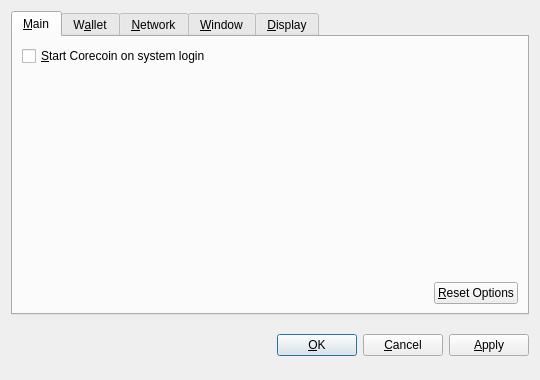
<?xml version="1.0" encoding="UTF-8"?>
<ui version="4.0">
 <class>OptionsDialog</class>
 <widget class="QDialog" name="OptionsDialog">
  <property name="geometry">
   <rect>
    <x>0</x>
    <y>0</y>
    <width>540</width>
    <height>380</height>
   </rect>
  </property>
  <property name="windowTitle">
   <string>Options</string>
  </property>
  <property name="modal">
   <bool>true</bool>
  </property>
  <layout class="QVBoxLayout" name="verticalLayout">
   <item>
    <widget class="QTabWidget" name="tabWidget">
     <property name="tabPosition">
      <enum>QTabWidget::North</enum>
     </property>
     <property name="currentIndex">
      <number>0</number>
     </property>
     <widget class="QWidget" name="tabMain">
      <attribute name="title">
       <string>&amp;Main</string>
      </attribute>
      <layout class="QVBoxLayout" name="verticalLayout_Main">
       <item>
        <widget class="QCheckBox" name="bitcoinAtStartup">
         <property name="toolTip">
          <string>Automatically start Corecoin after logging in to the system.</string>
         </property>
         <property name="text">
          <string>&amp;Start Corecoin on system login</string>
         </property>
        </widget>
       </item>
       <item>
        <spacer name="verticalSpacer_Main">
         <property name="orientation">
          <enum>Qt::Vertical</enum>
         </property>
         <property name="sizeHint" stdset="0">
          <size>
           <width>20</width>
           <height>40</height>
          </size>
         </property>
        </spacer>
       </item>
       <item>
        <layout class="QHBoxLayout" name="horizontalLayout_2_Main">
         <item>
          <spacer name="horizontalSpacer_2_Main">
           <property name="orientation">
            <enum>Qt::Horizontal</enum>
           </property>
           <property name="sizeHint" stdset="0">
            <size>
             <width>40</width>
             <height>20</height>
            </size>
           </property>
          </spacer>
         </item>
         <item>
          <widget class="QPushButton" name="resetButton">
           <property name="toolTip">
            <string>Reset all client options to default.</string>
           </property>
           <property name="text">
            <string>&amp;Reset Options</string>
           </property>
           <property name="autoDefault">
            <bool>false</bool>
           </property>
          </widget>
         </item>
        </layout>
       </item>
      </layout>
     </widget>
     <widget class="QWidget" name="tabWallet">
      <attribute name="title">
       <string>W&amp;allet</string>
      </attribute>
      <layout class="QVBoxLayout" name="verticalLayout_Network">
       <item>
        <widget class="QLabel" name="transactionFeeInfoLabel">
         <property name="text">
          <string>Optional transaction fee per kB that helps make sure your transactions are processed quickly. Most transactions are 1 kB.</string>
         </property>
         <property name="textFormat">
          <enum>Qt::PlainText</enum>
         </property>
         <property name="wordWrap">
          <bool>true</bool>
         </property>
        </widget>
       </item>
       <item>
        <layout class="QHBoxLayout" name="horizontalLayout_1_Main">
         <item>
          <widget class="QLabel" name="transactionFeeLabel">
           <property name="text">
            <string>Pay transaction &amp;fee</string>
           </property>
           <property name="textFormat">
            <enum>Qt::PlainText</enum>
           </property>
           <property name="buddy">
            <cstring>transactionFee</cstring>
           </property>
          </widget>
         </item>
         <item>
          <widget class="BitcoinAmountField" name="transactionFee"/>
         </item>
         <item>
          <spacer name="horizontalSpacer_1_Main">
           <property name="orientation">
            <enum>Qt::Horizontal</enum>
           </property>
           <property name="sizeHint" stdset="0">
            <size>
             <width>40</width>
             <height>20</height>
            </size>
           </property>
          </spacer>
         </item>
        </layout>
       </item>
       <item>
        <widget class="QLabel" name="label">
         <property name="text">
          <string>If you disable the spending of unconfirmed change, the change from a transaction cannot be used until that transaction has at least one confirmation. This also affects how your balance is computed.</string>
         </property>
         <property name="wordWrap">
          <bool>true</bool>
         </property>
        </widget>
       </item>
       <item>
        <widget class="QCheckBox" name="spendZeroConfChange">
         <property name="text">
          <string>Spend unconfirmed change  (experts only)</string>
         </property>
        </widget>
       </item>
       <item>
        <spacer name="verticalSpacer">
         <property name="orientation">
          <enum>Qt::Vertical</enum>
         </property>
         <property name="sizeHint" stdset="0">
          <size>
           <width>20</width>
           <height>40</height>
          </size>
         </property>
        </spacer>
       </item>
      </layout>
     </widget>
     <widget class="QWidget" name="tabNetwork">
      <attribute name="title">
       <string>&amp;Network</string>
      </attribute>
      <layout class="QVBoxLayout" name="verticalLayout_Network">
       <item>
        <widget class="QCheckBox" name="mapPortUpnp">
         <property name="toolTip">
          <string>Automatically open the Corecoin client port on the router. This only works when your router supports UPnP and it is enabled.</string>
         </property>
         <property name="text">
          <string>Map port using &amp;UPnP</string>
         </property>
        </widget>
       </item>
       <item>
        <widget class="QCheckBox" name="connectSocks">
         <property name="toolTip">
          <string>Connect to the Corecoin network through a SOCKS proxy (e.g. when connecting through Tor).</string>
         </property>
         <property name="text">
          <string>&amp;Connect through SOCKS proxy:</string>
         </property>
        </widget>
       </item>
       <item>
        <layout class="QHBoxLayout" name="horizontalLayout_Network">
         <item>
          <widget class="QLabel" name="proxyIpLabel">
           <property name="text">
            <string>Proxy &amp;IP:</string>
           </property>
           <property name="textFormat">
            <enum>Qt::PlainText</enum>
           </property>
           <property name="buddy">
            <cstring>proxyIp</cstring>
           </property>
          </widget>
         </item>
         <item>
          <widget class="QValidatedLineEdit" name="proxyIp">
           <property name="maximumSize">
            <size>
             <width>140</width>
             <height>16777215</height>
            </size>
           </property>
           <property name="toolTip">
            <string>IP address of the proxy (e.g. 127.0.0.1)</string>
           </property>
          </widget>
         </item>
         <item>
          <widget class="QLabel" name="proxyPortLabel">
           <property name="text">
            <string>&amp;Port:</string>
           </property>
           <property name="textFormat">
            <enum>Qt::PlainText</enum>
           </property>
           <property name="buddy">
            <cstring>proxyPort</cstring>
           </property>
          </widget>
         </item>
         <item>
          <widget class="QLineEdit" name="proxyPort">
           <property name="maximumSize">
            <size>
             <width>55</width>
             <height>16777215</height>
            </size>
           </property>
           <property name="toolTip">
            <string>Port of the proxy (e.g. 9050)</string>
           </property>
          </widget>
         </item>
         <item>
          <widget class="QLabel" name="socksVersionLabel">
           <property name="text">
            <string>SOCKS &amp;Version:</string>
           </property>
           <property name="textFormat">
            <enum>Qt::PlainText</enum>
           </property>
           <property name="buddy">
            <cstring>socksVersion</cstring>
           </property>
          </widget>
         </item>
         <item>
          <widget class="QValueComboBox" name="socksVersion">
           <property name="toolTip">
            <string>SOCKS version of the proxy (e.g. 5)</string>
           </property>
          </widget>
         </item>
         <item>
          <spacer name="horizontalSpacer_Network">
           <property name="orientation">
            <enum>Qt::Horizontal</enum>
           </property>
           <property name="sizeHint" stdset="0">
            <size>
             <width>40</width>
             <height>20</height>
            </size>
           </property>
          </spacer>
         </item>
        </layout>
       </item>
       <item>
        <spacer name="verticalSpacer_Network">
         <property name="orientation">
          <enum>Qt::Vertical</enum>
         </property>
         <property name="sizeHint" stdset="0">
          <size>
           <width>20</width>
           <height>40</height>
          </size>
         </property>
        </spacer>
       </item>
      </layout>
     </widget>
     <widget class="QWidget" name="tabWindow">
      <attribute name="title">
       <string>&amp;Window</string>
      </attribute>
      <layout class="QVBoxLayout" name="verticalLayout_Window">
       <item>
        <widget class="QCheckBox" name="minimizeToTray">
         <property name="toolTip">
          <string>Show only a tray icon after minimizing the window.</string>
         </property>
         <property name="text">
          <string>&amp;Minimize to the tray instead of the taskbar</string>
         </property>
        </widget>
       </item>
       <item>
        <widget class="QCheckBox" name="minimizeOnClose">
         <property name="toolTip">
          <string>Minimize instead of exit the application when the window is closed. When this option is enabled, the application will be closed only after selecting Quit in the menu.</string>
         </property>
         <property name="text">
          <string>M&amp;inimize on close</string>
         </property>
        </widget>
       </item>
       <item>
        <spacer name="verticalSpacer_Window">
         <property name="orientation">
          <enum>Qt::Vertical</enum>
         </property>
         <property name="sizeHint" stdset="0">
          <size>
           <width>20</width>
           <height>40</height>
          </size>
         </property>
        </spacer>
       </item>
      </layout>
     </widget>
     <widget class="QWidget" name="tabDisplay">
      <attribute name="title">
       <string>&amp;Display</string>
      </attribute>
      <layout class="QVBoxLayout" name="verticalLayout_Display">
       <item>
        <layout class="QHBoxLayout" name="horizontalLayout_1_Display">
         <item>
          <widget class="QLabel" name="langLabel">
           <property name="text">
            <string>User Interface &amp;language:</string>
           </property>
           <property name="textFormat">
            <enum>Qt::PlainText</enum>
           </property>
           <property name="buddy">
            <cstring>lang</cstring>
           </property>
          </widget>
         </item>
         <item>
          <widget class="QValueComboBox" name="lang">
           <property name="toolTip">
            <string>The user interface language can be set here. This setting will take effect after restarting Corecoin.</string>
           </property>
          </widget>
         </item>
        </layout>
       </item>
       <item>
        <layout class="QHBoxLayout" name="horizontalLayout_2_Display">
         <item>
          <widget class="QLabel" name="unitLabel">
           <property name="text">
            <string>&amp;Unit to show amounts in:</string>
           </property>
           <property name="textFormat">
            <enum>Qt::PlainText</enum>
           </property>
           <property name="buddy">
            <cstring>unit</cstring>
           </property>
          </widget>
         </item>
         <item>
          <widget class="QValueComboBox" name="unit">
           <property name="toolTip">
            <string>Choose the default subdivision unit to show in the interface and when sending coins.</string>
           </property>
          </widget>
         </item>
        </layout>
       </item>
       <item>
        <widget class="QCheckBox" name="displayAddresses">
         <property name="toolTip">
          <string>Whether to show Corecoin addresses in the transaction list or not.</string>
         </property>
         <property name="text">
          <string>&amp;Display addresses in transaction list</string>
         </property>
        </widget>
       </item>
       <item>
        <widget class="QCheckBox" name="coinControlFeatures">
         <property name="toolTip">
          <string>Whether to show coin control features or not.</string>
         </property>
         <property name="text">
          <string>Display coin &amp;control features (experts only!)</string>
         </property>
        </widget>
       </item>
       <item>
        <spacer name="verticalSpacer_Display">
         <property name="orientation">
          <enum>Qt::Vertical</enum>
         </property>
         <property name="sizeHint" stdset="0">
          <size>
           <width>20</width>
           <height>40</height>
          </size>
         </property>
        </spacer>
       </item>
      </layout>
     </widget>
    </widget>
   </item>
   <item>
    <layout class="QHBoxLayout" name="horizontalLayout_Buttons">
     <item>
      <spacer name="horizontalSpacer_1">
       <property name="orientation">
        <enum>Qt::Horizontal</enum>
       </property>
       <property name="sizeHint" stdset="0">
        <size>
         <width>40</width>
         <height>48</height>
        </size>
       </property>
      </spacer>
     </item>
     <item>
      <widget class="QLabel" name="statusLabel">
       <property name="font">
        <font>
         <weight>75</weight>
         <bold>true</bold>
        </font>
       </property>
       <property name="text">
        <string/>
       </property>
       <property name="textFormat">
        <enum>Qt::PlainText</enum>
       </property>
       <property name="wordWrap">
        <bool>true</bool>
       </property>
      </widget>
     </item>
     <item>
      <spacer name="horizontalSpacer_2">
       <property name="orientation">
        <enum>Qt::Horizontal</enum>
       </property>
       <property name="sizeHint" stdset="0">
        <size>
         <width>40</width>
         <height>48</height>
        </size>
       </property>
      </spacer>
     </item>
     <item>
      <widget class="QPushButton" name="okButton">
       <property name="text">
        <string>&amp;OK</string>
       </property>
      </widget>
     </item>
     <item>
      <widget class="QPushButton" name="cancelButton">
       <property name="text">
        <string>&amp;Cancel</string>
       </property>
       <property name="autoDefault">
        <bool>false</bool>
       </property>
      </widget>
     </item>
     <item>
      <widget class="QPushButton" name="applyButton">
       <property name="text">
        <string>&amp;Apply</string>
       </property>
       <property name="autoDefault">
        <bool>false</bool>
       </property>
      </widget>
     </item>
    </layout>
   </item>
  </layout>
 </widget>
 <customwidgets>
  <customwidget>
   <class>BitcoinAmountField</class>
   <extends>QSpinBox</extends>
   <header>bitcoinamountfield.h</header>
  </customwidget>
  <customwidget>
   <class>QValueComboBox</class>
   <extends>QComboBox</extends>
   <header>qvaluecombobox.h</header>
  </customwidget>
  <customwidget>
   <class>QValidatedLineEdit</class>
   <extends>QLineEdit</extends>
   <header>qvalidatedlineedit.h</header>
  </customwidget>
 </customwidgets>
 <resources/>
 <connections/>
</ui>
